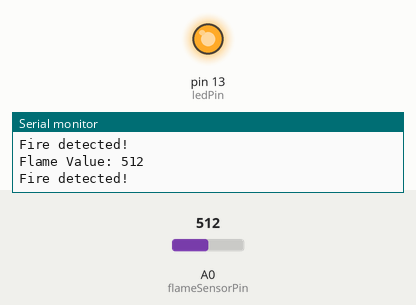
A sketch run on a simulated Arduino Uno, built with avr-gcc and run on an emulated ATmega328P. Shown: output pins drawn as LEDs (lit = HIGH), the last lines printed to the serial monitor. The inputs (shaded band) are chosen by the test bench; at power-on: A0 (flameSensorPin) = 512.

Above: at 1.3 s.
1.4 s: A0 (flameSensorPin) set to 491
At 2.1 s:
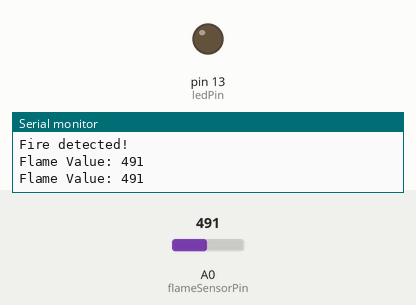
3.0 s: A0 (flameSensorPin) set to 510
At 3.3 s:
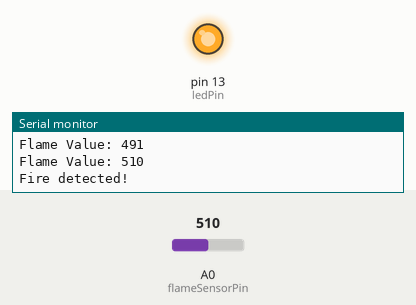
4.5 s: A0 (flameSensorPin) set to 490
At 5.7 s:
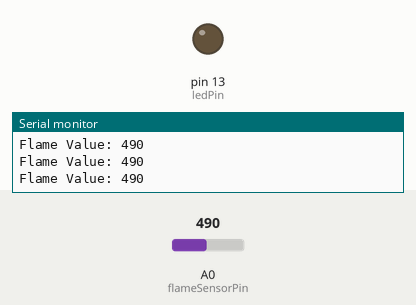
Timing chart, 0 to 7.5 s (numbered marks = the images above; inputs shaded):
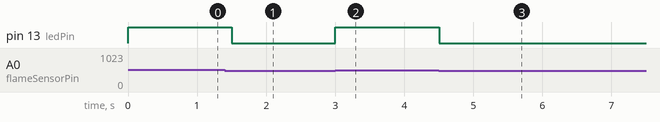

Measured:
- the behaviour switches between 501 and 500 on A0 (flameSensorPin) (found by bisection; images 0 and 1)
- after the input at 1.4 s, pin 13 (ledPin): HIGH → LOW after 0.10 s
- after the input at 3.0 s, pin 13 (ledPin): LOW → HIGH at once
- after the input at 4.5 s, pin 13 (ledPin): HIGH → LOW at once

The sketch:

flame_detector_dec3a.ino
```cpp
int flameSensorPin = A0;
int ledPin = 13;

void setup() {
  pinMode(flameSensorPin, INPUT);
  pinMode(ledPin, OUTPUT);
  Serial.begin(9600);
}

void loop() {
  int flameValue = analogRead(flameSensorPin);
  Serial.print("Flame Value: ");
  Serial.println(flameValue);

  if (flameValue > 500) {
    digitalWrite(ledPin, HIGH);
    Serial.println("Fire detected!");
  } else {
    digitalWrite(ledPin, LOW);
  }

  delay(500);
}
```
